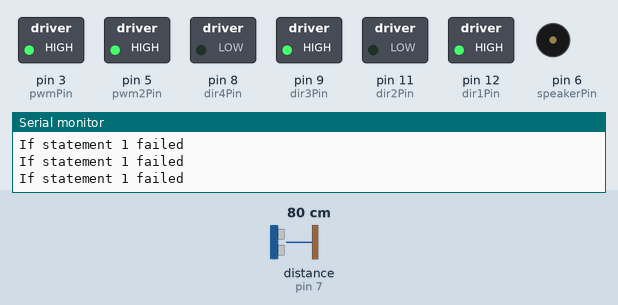
Recording of a sketch running on a simulated Arduino Uno, built with avr-gcc and run on an emulated ATmega328P. Shown: switched loads named in the sketch (green lamp = pin HIGH), buzzer (waves = sounding), the last lines printed to the serial monitor. The inputs (shaded band) are chosen by the test bench; at power-on: distance to the obstacle (sensor on pin 7) 80 cm. The echo pulse lasts 58.3 µs per cm; pins used as bus, display or sensor lines are not drawn.

Above: at 1.2 s.
1.3 s: distance to the obstacle (sensor on pin 7) set to 18 cm
4.3 s: distance to the obstacle (sensor on pin 7) set to 14 cm
At 4.51 s:
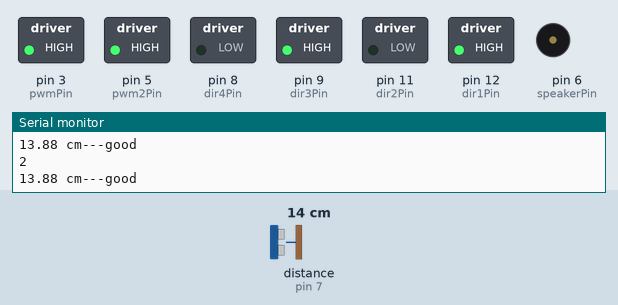
At 6.2 s:
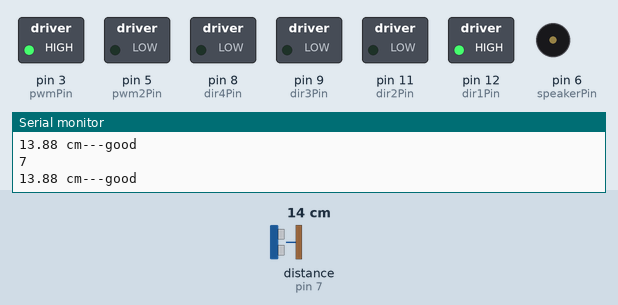
Timing chart, 0 to 7.7 s (numbered marks = the images above; inputs shaded):
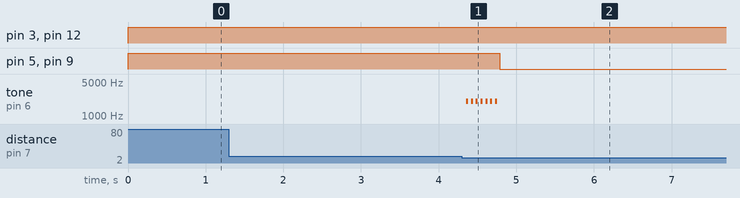

The sketch:

Robot_CODE.ino
```cpp
// This is for the mini 3 layer 2wd robot. Have fun playing with it, me! LOL :) Below is a link for the wiring!
//https://www.udemy.com/arduino-programming-and-hardware-fundamentals-with-hackster/learn/v4/t/lecture/7440072?start=180
const int trigDelay = 25;
const int pwmPin = 3;
const int pwm2Pin = 5;
const int dir1Pin = 12;
const int dir2Pin = 11;
const int dir3Pin = 9;
const int dir4Pin = 8;
const int pwPin = 7;
const int speakerPin = 6;
const int trigPin = 4;
int i = 0;
int a = 0;
int reaction = 0;
int c = 2;


void setup() {
pinMode (pwmPin, OUTPUT);
Serial.begin(9600);
pinMode (dir1Pin, OUTPUT);
pinMode (dir2Pin, OUTPUT);
pinMode (pwm2Pin, OUTPUT);
pinMode (dir3Pin, OUTPUT);
pinMode (dir4Pin, OUTPUT);
}

void loop() {
  digitalWrite(dir1Pin, HIGH);
  digitalWrite(dir2Pin, LOW);
  analogWrite(pwmPin, 255);
  digitalWrite(dir3Pin, HIGH);
  digitalWrite(dir4Pin, LOW);
  analogWrite(pwm2Pin, 255);
  long duration;
  float cm;


 //Sensor Code
  pinMode (trigPin, OUTPUT);
  digitalWrite(trigPin, LOW);
  delayMicroseconds(10);
  digitalWrite(trigPin, HIGH);
  delayMicroseconds(trigDelay);
  digitalWrite(trigPin, LOW);


  pinMode(pwPin, INPUT);
  duration = pulseIn(pwPin, HIGH);


  cm = duration / 58.8;

  if ((cm < 17) and (cm > 1)) {
  Serial.print(cm);
  Serial.println(" cm---good");
  }

  if ((cm < 15) and (cm > 11) and(a == 0)){
    i = 1;
    cm = 0;
    a = 1;
    c = 1;
    Serial.println("if statement cleared!");
  }
    if ((i > 0) and (8 > i ) and (reaction == 0)) {
     tone(speakerPin, 2000, 25 );
     delay(60);
      Serial.println(i);
     i++;
    }

    if(i == 8) {
    i++;
    }

   if ( i == 9) {
  digitalWrite(dir3Pin, LOW);
  digitalWrite(dir4Pin, LOW);
  analogWrite(pwm2Pin, 0);
     reaction = 1;
     delay(1000);
   }


  if ((cm == 0) and (reaction == 1)){
    reaction = 0;
    a = 0;
  }

    if (c != 1){
      Serial.println("If statement 1 failed");
}


}
```

Measured:
- the behaviour switches between 16 and 15 cm on distance to the obstacle (sensor on pin 7) (found by bisection; images 0 and 1)
- after the input at 4.3 s, pin 5 (pwm2Pin), pin 9 (dir3Pin): HIGH → LOW after 0.49 s; tone on pin 6 (speakerPin): alternates 2000 Hz for 0.03 s and silent for 0.04 s, 14 changes in all, then stays silent, starting after 0.06 s
